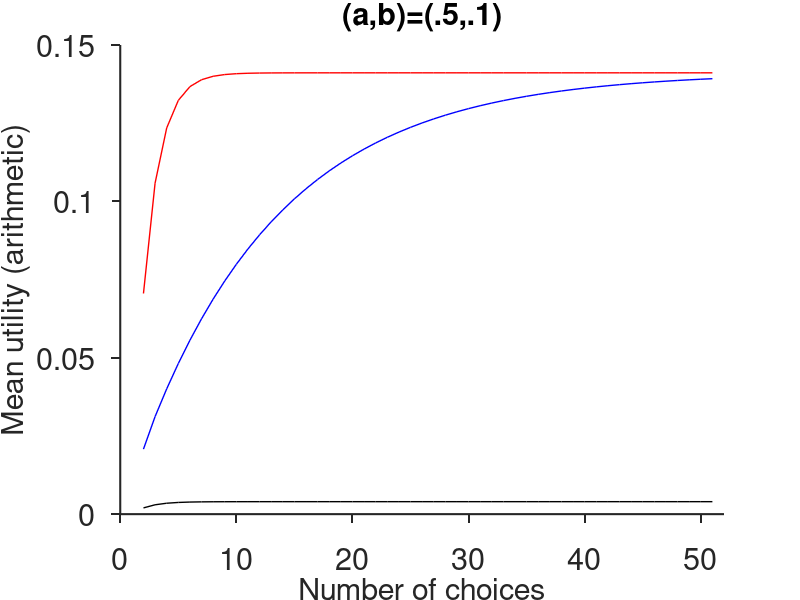
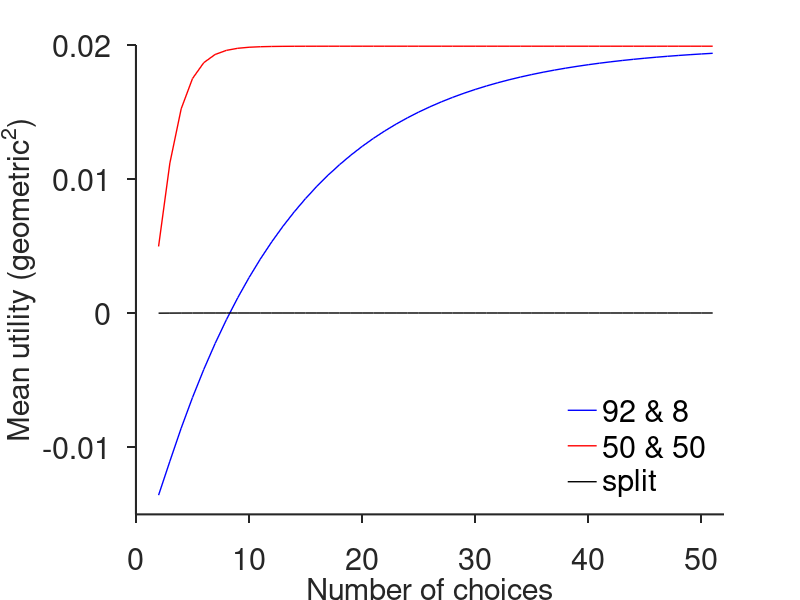
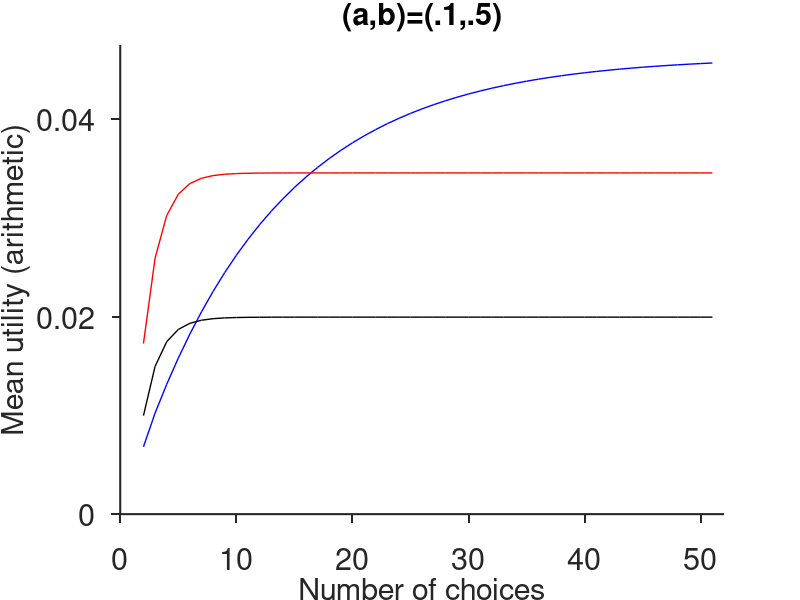
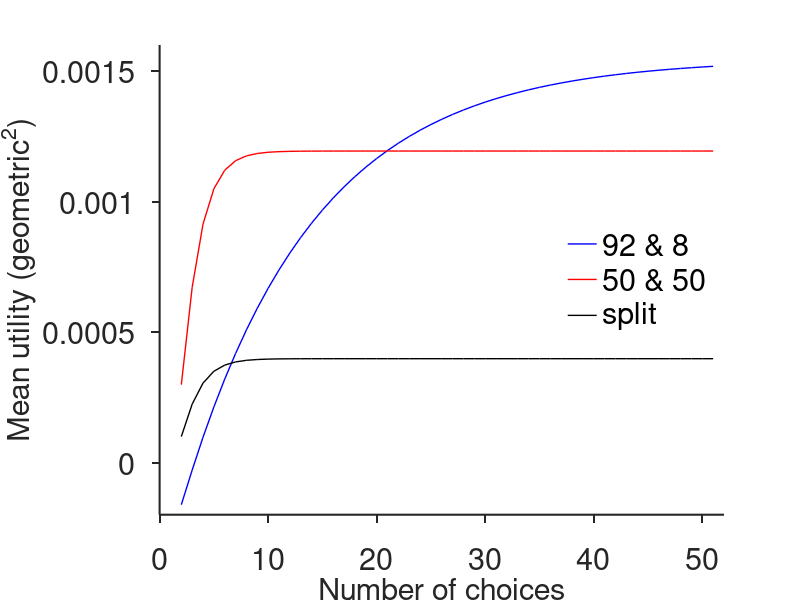

MATLAB code to generate these figures, in order:
clear all; close all; xval=2:51;
Ev=zeros(6,2); EvT=zeros(50,6); EvG=EvT;
for r=1:6
    switch r
        case 1
            a1=.5; b1=.1; m1=8; m2=92;
            dev1=sqrt(m1^2*a1^2+b1^2*m1)/m1; dev2=sqrt(m2^2*a1^2+b1^2*m2)/m2;
        case 2
            a1=.1; b1=.5; m1=8; m2=92;
            dev1=sqrt(m1^2*a1^2+b1^2*m1)/m1; dev2=sqrt(m2^2*a1^2+b1^2*m2)/m2;
        case 3
            a1=.5; b1=.1; m1=50; dev1=sqrt(m1^2*a1^2+b1^2*m1)/m1; dev2=dev1;
        case 4
            a1=.1; b1=.5; m1=50; dev1=sqrt(m1^2*a1^2+b1^2*m1)/m1; dev2=dev1;
        case 5
            b1=.1; dev1=b1/sqrt(50); dev2=dev1;
        case 6
            b1=.5; dev1=b1/sqrt(50); dev2=dev1;
    end
    NIVa=zeros(2,10001); r
    for i=1:10001
        x=-5.001+i*.001; A1=normpdf(x,0,dev1); A2=normcdf(x,0,dev2);
        A3=normpdf(x,0,dev2); A4=normcdf(x,0,dev1);
        NIVa(1,i)=A1*A2*x; NIVa(2,i)=A3*A4*x;
    end
    A1=sum(NIVa,2)/1000; Ev(r,:)=A1';
end
for j=2:51
    P=zeros(6,4); b3=.5; P(3,:)=[1-b3^j 1-b3^j b3^j b3^j];
    m=92; b2=(100-m)/100; b1=m/100; P(1,:)=[1-b1^j 1-b2^j b2^j b1^j];
    P(2,:)=P(1,:); P(4,:)=P(3,:); P(5:6,:)=P(3:4,:);
    Ea=[Ev -Ev].*P; EvT(j-1,:)=sum(Ea,2)'/2;
    Eb=Ea(:,1)+Ea(:,4); Ec=Ea(:,3)+Ea(:,2); EvG(j-1,:)=(Eb.*Ec)';
end
for i=1:4
    switch i
        case 1
            Pl=EvT(:,1:2:5);
        case 2
            Pl=EvG(:,1:2:5);
        case 3
            Pl=EvT(:,2:2:6);
        case 4
            Pl=EvG(:,2:2:6);
    end
    figure; hold on; plot(xval,Pl(:,1),'b','linewidth',1);
    plot(xval,Pl(:,2),'r','linewidth',1); plot(xval,Pl(:,3),'k','linewidth',1);
    set(gca,'tickdir','out','ticklength',[.015 .015],'linewidth',1.5,'fontsize',22)
    xlabel('Number of choices','fontsize',22)
    set(gca,'box','off','xtick',0:10:50,'xlim',[0 52])
    switch i
        case 1
            ylabel('Mean utility (arithmetic)','fontsize',22)
            set(gca,'ylim',[0 .15],'ytick',0:.05:.15)
            title('(a,b)=(.5,.1)','fontsize',22)
        case 2
            ylabel('Mean utility (geometric^2)','fontsize',22)
            set(gca,'ylim',[-.015 .02],'ytick',-.01:.01:.02)
            legend('92 & 8','50 & 50','split','location','Southeast')
            ch=get(gcf,'children'); set(ch(1),'box','off','fontsize',22)
        case 3
            ylabel('Mean utility (arithmetic)','fontsize',22)
            set(gca,'ylim',[0 .0475],'ytick',0:.02:.04)
            title('(a,b)=(.1,.5)','fontsize',22)
        case 4
            ylabel('Mean utility (geometric^2)','fontsize',22)
            set(gca,'ylim',[-.0002 .0016],'ytick',0:.0005:.0015)
            legend('92 & 8','50 & 50','split','location','East')
            ch=get(gcf,'children'); set(ch(1),'box','off','fontsize',22)
    end
end